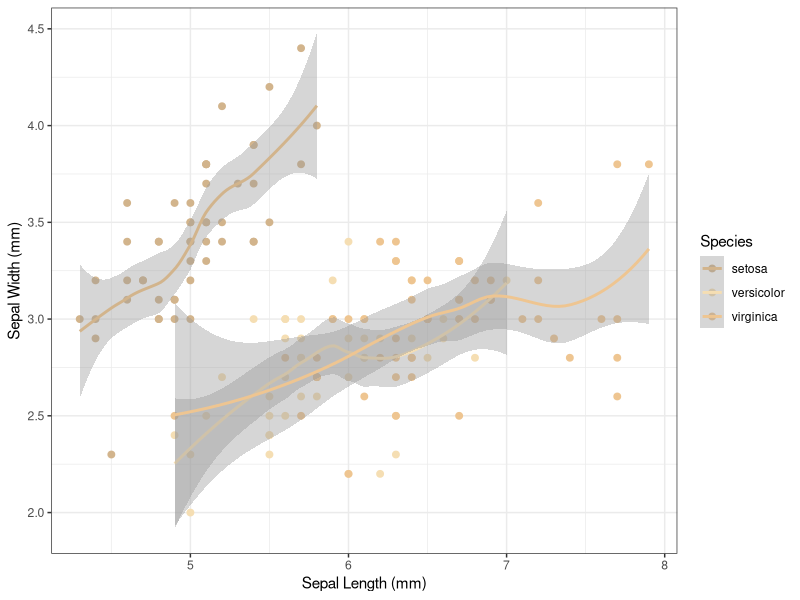

Source code (R):
# Load Iris dataset and ggplot2
library(datasets)
library(ggplot2)
data("iris")

#Partner 1: howdy 

#Partner 2: 

# Plot
plot <- ggplot(iris, aes(x = Sepal.Length, y = Sepal.Width, color = Species)) +
  geom_point(size = 2) +
  geom_smooth() +
  xlab("Sepal Length (mm)") +
  ylab("Sepal Width (mm)") +
  scale_color_manual(values = c("tan", "wheat", "burlywood2")) +
  theme_bw()

  
plot
